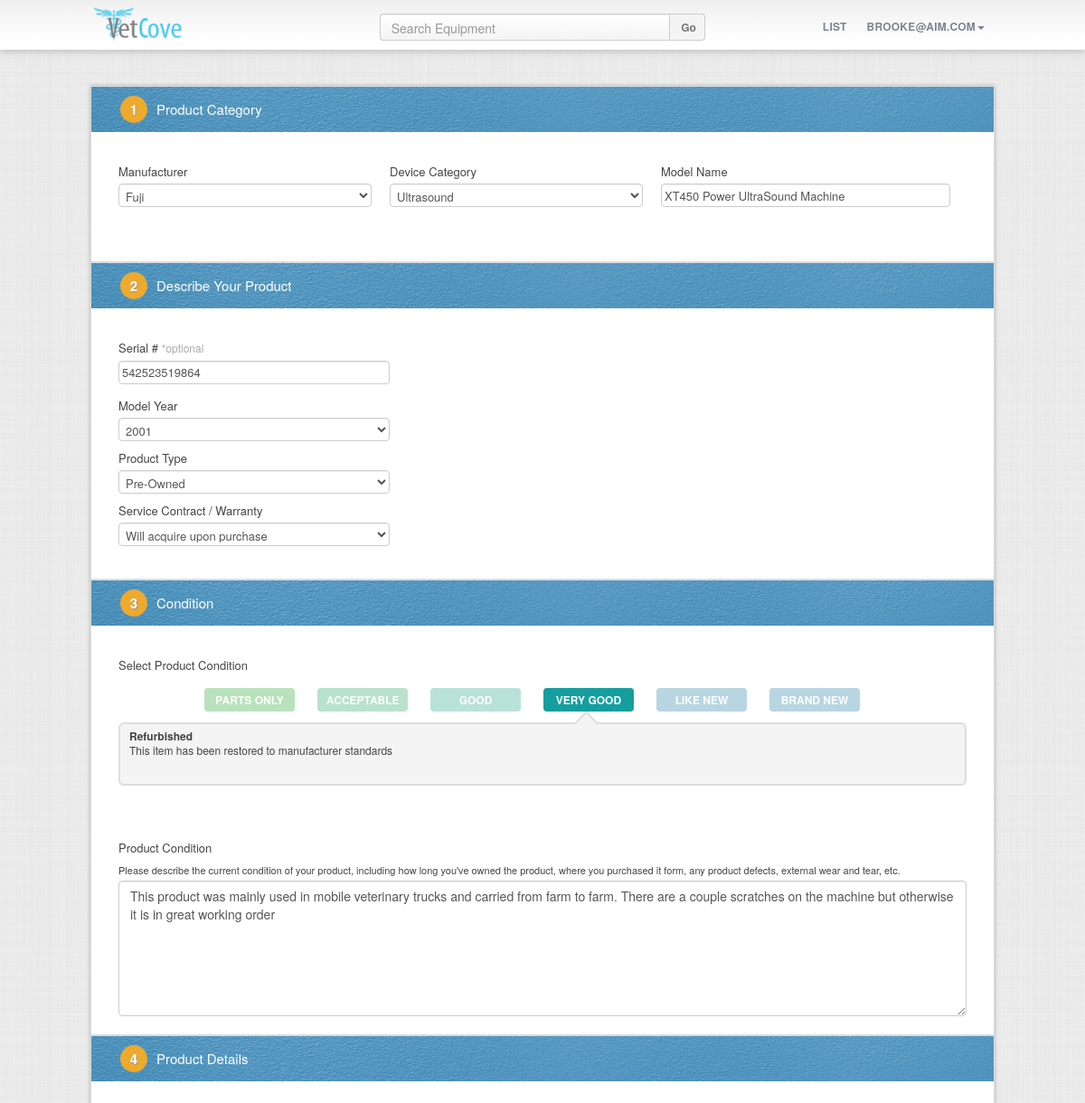
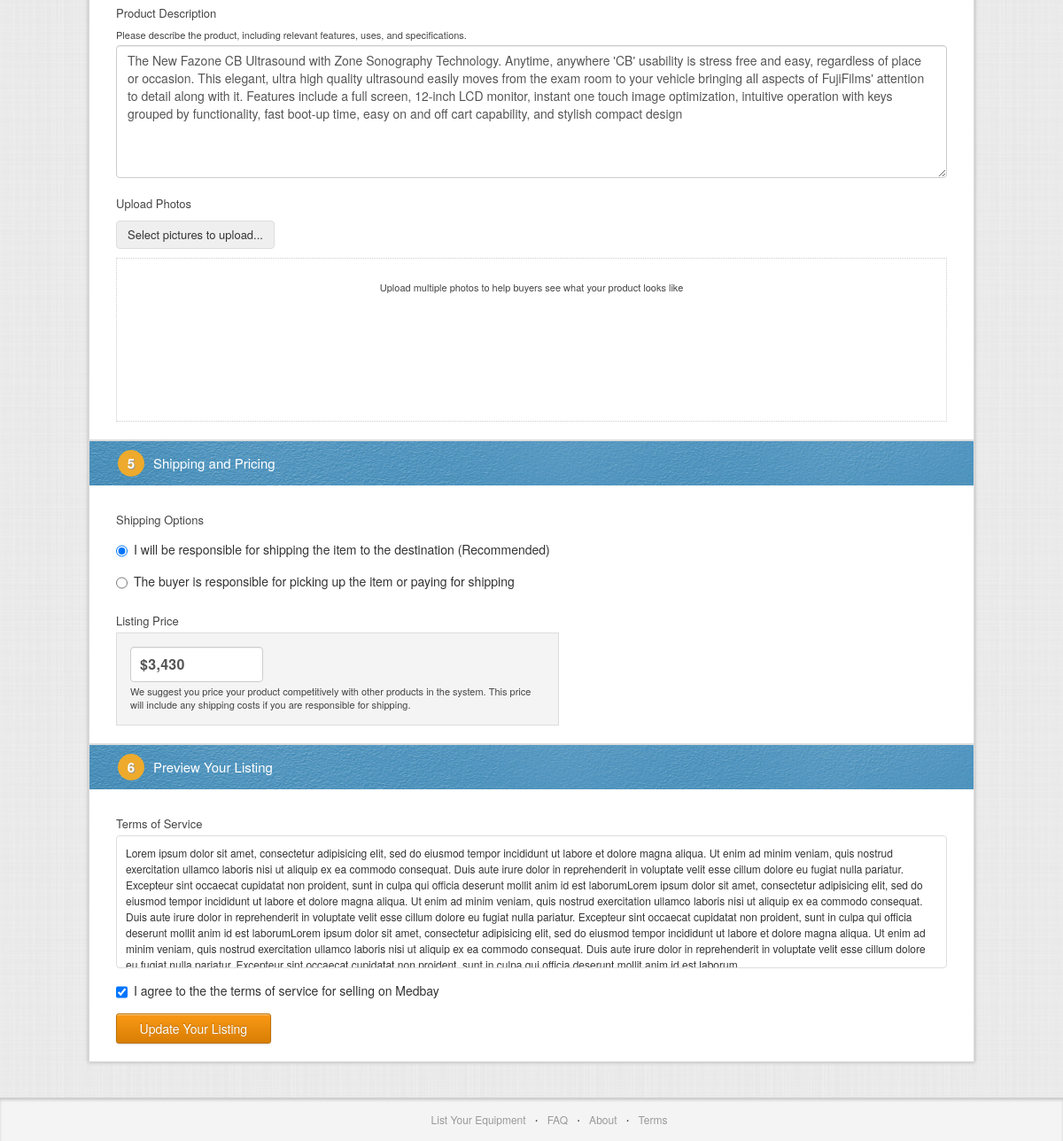
Screenshot of /edititem/1 (signed in) with the database file from the repository (2 pictures, top to bottom).
### deviceapp/models.py (models this page shows, shortened)
class Item(models.Model):
	user = models.ForeignKey(BasicUser)
	name = models.CharField(max_length=200)
	product = models.ForeignKey(Product,null=True,blank=True)
	devicecategory = models.ForeignKey(DeviceCategory)
	manufacturer = models.ForeignKey(Manufacturer)
	serialno = models.CharField(max_length=30,blank=True)
	year = models.IntegerField(max_length=4)
	TYPE_OPTIONS =  (
		('new', 'New'),
		('refurbished', 'Refurbished'),
		('preowned', 'Pre-Owned')
	)
	type = models.CharField(max_length=20, choices=TYPE_OPTIONS)
	dateacquired = models.DateField()
	CONTRACT_OPTIONS =  (
		('contractincluded', 'Service Contract Included'),
		('contractoptional', 'Service Contact Optional'),
		('contractnone', 'No Service Contract')
	)
	contract = models.CharField(max_length=30, choices=CONTRACT_OPTIONS)
	condition = models.IntegerField(max_length=1) #1 being parts only to 6 being brand new
	conditiondescription = models.TextField()
	productdescription = models.TextField()
	shippingincluded = models.BooleanField()
	price = models.FloatField(max_length=20)
	mainimage = models.ForeignKey(Image,null=True)
	LISTSTATUS_OPTIONS =  (
		('active', 'Active'),
		('inactive', 'Inactive'),
		('sold', 'Sold'),
		('deleted', 'Deleted')
	)
	liststatus = models.CharField(max_length=30, choices=LISTSTATUS_OPTIONS)
	savedcount = models.IntegerField()
	verified = models.BooleanField()
	listeddate = models.DateField(auto_now_add = True,blank=True)

### deviceapp/views.py (the view)
# urls.py: url(r'^edititem/(?P<itemid>\d+)','deviceapp.views.edititem'),
@login_required
def edititem(request,itemid):
	item = Item.objects.get(id=itemid)
	images = item.itemimage_set.all()
	imageids = []
	for img in images:
		imageids.append(img.id)
	item.imageids = imageids
	manufacturers = Manufacturer.objects.all()
	for mans in manufacturers:
		if item.manufacturer == mans:
			mans.active = True
	categories = DeviceCategory.objects.all()
	for cats in categories:
		if item.devicecategory == cats:
			cats.active = True
	return render_to_response('editlisting.html',{'manufacturers':manufacturers,'devicecategories':categories,'editing':True,'item':item},context_instance=RequestContext(request))

### deviceapp/models.py (called while the page is built)
	def __unicode__(self):
		return self.displayname

	def __unicode__(self):
		return self.displayname

### medapp/templates/editlisting.html (shortened to what this page needs)
{% extends 'base.html' %}
{% block headercss %}
<link href="{{STATIC_URL}}css/datepicker.css" rel="stylesheet" type="text/css" />
<link href="{{STATIC_URL}}css/productlist.css" rel="stylesheet" type="text/css" />
{% endblock %}
{% block content %}
{% include 'listbase.html' %}
{% endblock %}

### medapp/templates/base.html (shortened to what this page needs)
<!DOCTYPE html>
<html lang="en">
<head>
<link href="{{STATIC_URL}}css/bootstrap.min.css" rel="stylesheet" type="text/css" />
<link href="{{STATIC_URL}}css/buttons.css" rel="stylesheet" type="text/css" />
<link href="{{STATIC_URL}}css/base.css" rel="stylesheet" type="text/css" />
{% block headercss %}{% endblock %}
</head>
<body>
{% block header %}
<div class="navbar">
  <div class="contain">
	<div class="navbar-header">
	  <a class="navbar-brand" href="/" alt="medbay"><img src="{{STATIC_URL}}img/vetcove_logo.png" alt="Devicerock"/></a>
	</div>
	<div class="navbar-collapse collapse navbar-right">
	  <ul class="nav navbar-nav" id="menuitems">
		{% if user.is_authenticated %}
		<li><a href="/listintro">List</a></li>
		<li class="dropdown">
			<a href="#" class="dropdown-toggle" data-toggle="dropdown">{{user.username}}<b class="caret"></b></a>
		</li>
		{% else %}
		<li><a href="/signup">Join</a></li>
		<li><a href="/login">Login</a></li>
		<li id="listequipment"><a href="/listintro">List Equipment</a></li>
		{% endif %}
	  </ul>
	</div>
	<div id="desktopsearchbar" class="desktopsearchbar navbar-center">
		<form id="searchform" class="customsearchbar" action="/customsearch" method="get">
			<input name="q" id="searchinput" autocomplete="off" class="form-control" type="text" placeholder="Search Equipment"></input>
			<button type="submit" class="btn">Go</button>
		</form>
	</div>
  </div>
</div>
{% endblock %}
{% block content %}
{% endblock %}
{% block footer %}
<footer class="footer">
	<ul>
		<li><a href="/listintro">List Your Equipment</a></li>
		<li class="dot"> &#8901; </li>
		<li><a href="/faq">FAQ</a></li>
		<li class="dot"> &#8901; </li>
		<li><a href="#">About</a></li>
		<li class="dot"> &#8901; </li>
		<li><a href="#">Terms</a></li>
	</ul>
</footer>
{% endblock %}
</body>
</html>

### medapp/templates/listbase.html (shortened to what this page needs)
<div class="addcontainer">
 	<div class="slide slide1">
		<div class="slide-header">
			<p><span>1</span>Product Category</p>
		</div>
		<div class="slide-content productcategory">
			<div class="floatinput">
				<h3>Manufacturer</h3>
				<select id="inputmanufacturer" class="form-control smallinput">
					{% for man in manufacturers %}
					<option {%if man.active %}selected {% endif %} value="{{man.name}}">{{man.displayname}}</option>
					{% endfor %}
				</select>
			</div>
			<div class="floatinput">
				<h3>Device Category</h3>
				<select id="inputcategory" class="form-control smallinput">
					{% for cat in devicecategories %}
					<option {%if cat.active %}selected {% endif %} value="{{cat.name}}">{{cat.displayname}}</option>
					{% endfor %}
				</select>
			</div>
			<div class="floatinput">
				<h3>Model Name</h3>
				<input id="inputname" type="text" class="form-control " value="{{item.name}}"/>
			</div>
		</div>
	</div>
	<div class="slide slide2">
		<div class="slide-header">
			<p><span>2</span>Describe Your Product</p>
		</div>
		<div class="slide-content productcategory">
			<div class="clearinput">
				<h3>Serial # <span> *optional</span></h3>
				<input id="inputserialno" type="text" class="form-control smallinput" value="{{item.serialno}}"/>
			</div>
			<div class="clearinput">
				<h3>Model Year</h3>
				<select id="inputyear" class="form-control smallinput">
					<option value="{{item.year}}">{{item.year}}</option>
				</select>
			</div>
			<div class="clearinput">
				<h3>Product Type</h3>
				<select id="inputtype" class="form-control smallinput">
					<option {%if item.type == 'preowned'%}selected {% endif %} value='preowned'>Pre-Owned</option>
				</select>
			</div>
			<div class="clearinput">
				<h3>Service Contract / Warranty</h3>
				<select id="inputcontract" class="form-control smallinput">
					<option {%if item.contract == 'contractoptional'%}selected {% endif %}value='optional'>Will acquire upon purchase</option>
				</select>
			</div>
			<h3 style="margin-top: 30px;"></h3>
		</div>
	</div>
	<div class="slide slide3">
		<div class="slide-header">
			<p><span>3</span>Condition</p>
		</div>
		<div class="slide-content">
			<h3>Select Product Condition</h3>
			<div class="qualitybox">
				<div class="selectors">
					<div id="quality_1" class="qualitynumber quality1">Parts Only</div>
					<div id="quality_2" class="qualitynumber quality2">Acceptable</div>
					<div id="quality_3" class="qualitynumber quality3">Good</div>
					<div id="quality_4" class="qualitynumber quality4">Very Good</div>
					<div id="quality_5" class="qualitynumber quality5">Like New</div>
					<div id="quality_6" class="qualitynumber quality6">Brand New</div>
				</div>
				<div class="downarrow"></div>
				<div class="qualitydescription">
					<p></p>
				</div>
			</div>
			<h3 style="margin-top: 30px;">Product Condition</h3>
			<p class="subtext">Please describe the current condition of your product, including how long you've owned the product, where you purchased it form, any product defects, external wear and tear, etc.</p>
			<textarea id="inputconditiondescription" type="text" class="form-control">{{item.conditiondescription}}</textarea>
		</div>
	</div>
	<div class="slide slide4">
		<div class="slide-header">
			<p><span>4</span>Product Details</p>
		</div>
		<div class="slide-content">
			<h3 style="margin-top: 0px;">Product Description</h3>
			<p class="subtext">Please describe the product, including relevant features, uses, and specifications.</p>
			<textarea id="inputproductdescription" type="text" class="form-control" placeholder="">{{item.productdescription}}</textarea>
			<h3 style="margin-top: 10px;">Upload Photos</h3>
			<div class="imagecontainer">
				<span class="btn btn-success fileinput-button">
					<span>Select pictures to upload...</span>
				</span>
				<div id="imagepreview" class="itemview">
					<p id="noimages">Upload multiple photos to help buyers see what your product looks like</p>
				</div>
			</div>
		</div>
	</div>
	<div class="slide slide6">
		<div class="slide-header">
			<p><span>5</span>Shipping and Pricing</p>
		</div>
		<div class="slide-content">
			<h3 style="margin-top: 0px;">Shipping Options</h3>
			<div class="radio">
			  <label>
				<input type="radio" name="optionsRadios" id="shippingincluded" value="option1" {%if item.shippingincluded %}checked {% endif %}>
				I will be responsible for shipping the item to the destination (Recommended)
			  </label>
			</div>
			<div class="radio">
			  <label>
				<input type="radio" name="optionsRadios" id="shippingnotincluded" value="option2" {%if item.shippingincluded == False %}checked {% endif %}>
				The buyer is responsible for picking up the item or paying for shipping
			  </label>
			</div>
			<h3 style="margin-top: 0px;">Listing Price</h3>
			<div class="pricecontainer">
				<div class="listprice">
				{%load humanize %}
					<input id="inputprice" step="1" class="form-control" placeholder="Ex: 20000" value="${{item.price|floatformat|intcomma}}" />
					<p>We suggest you price your product competitively with other products in the system. This price will include any shipping costs if you are responsible for shipping. </p>
				</div>
			</div>
		</div>
	</div>
	<div class="slide slide6">
		<div class="slide-header">
			<p><span>6</span>Preview Your Listing</p>
		</div>
		<div class="slide-content">
			<h3 style="margin-top: 0px;">Terms of Service</h3>
			<div class="tos">Lorem ipsum dolor sit amet, consectetur adipisicing elit, sed do eiusmod tempor incididunt ut labore et dolore magna aliqua. Ut enim ad minim veniam, quis nostrud exercitation ullamco laboris nisi ut aliquip ex ea commodo consequat. Duis aute irure dolor in reprehenderit in voluptate velit esse cillum dolore eu fugiat nulla pariatur. Excepteur sint occaecat cupidatat non proident, sunt in culpa qui officia deserunt mollit anim id est laborumLorem ipsum dolor sit amet, consectetur adipisicing elit, sed do eiusmod tempor incididunt ut labore et dolore magna aliqua. Ut enim ad minim veniam, quis nostrud exercitation ullamco laboris nisi ut aliquip ex ea commodo consequat. Duis aute irure dolor in reprehenderit in voluptate velit esse cillum dolore eu fugiat nulla pariatur. Excepteur sint occaecat cupidatat non proident, sunt in culpa qui officia deserunt mollit anim id est laborumLorem ipsum dolor sit amet, consectetur adipisicing elit, sed do eiusmod tempor incididunt ut labore et dolore magna aliqua. Ut enim ad minim veniam, quis nostrud exercitation ullamco laboris nisi ut aliquip ex ea commodo consequat. Duis aute irure dolor in reprehenderit in voluptate velit esse cillum dolore eu fugiat nulla pariatur. Excepteur sint occaecat cupidatat non proident, sunt in culpa qui officia deserunt mollit anim id est laborum</div>
			<div class="checkbox">
				<label>
					<input id="termsagree" type="checkbox" {%if editing %} checked{% endif %}/>I agree to the the terms of service for selling on Medbay
				</label>
			</div>
			{% if editing %}
				<button id="edititem" name='submit' value='submit' class="button button-rounded button-highlight">Update Your Listing</button>
			{% else %}
				<button id="postitem" name='submit' value='submit' class="button button-rounded button-highlight">Create Your Free Listing!</button>
			{% endif %}
		</div>
	</div>
</div>

### medapp/static/css/buttons.css (style rules this page uses)
.button { -webkit-box-shadow: inset 0px 1px 0px rgba(255, 255, 255, 0.5), 0px 1px 2px rgba(0, 0, 0, 0.15); -moz-box-shadow: inset 0px 1px 0px rgba(255, 255, 255, 0.5), 0px 1px 2px rgba(0, 0, 0, 0.15); box-shadow: inset 0px 1px 0px rgba(255, 255, 255, 0.5), 0px 1px 2px rgba(0, 0, 0, 0.15); background-color: #eeeeee; background: -webkit-gradient(linear, 50% 0%, 50% 100%, color-stop(0%, #fbfbfb), color-stop(100%, #e1e1e1)); background: -webkit-linear-gradient(top, #fbfbfb, #e1e1e1); background: -moz-linear-gradient(top, #fbfbfb, #e1e1e1); background: -o-linear-gradient(top, #fbfbfb, #e1e1e1); background: linear-gradient(top, #fbfbfb, #e1e1e1); display: -moz-inline-stack; display: inline-block; vertical-align: middle; *vertical-align: auto; zoom: 1; *display: inline; border: 1px solid #d4d4d4; height: 32px; line-height: 32px; padding: 0px 25.6px; font-weight: 300; font-size: 14px; font-family: "Helvetica Neue Light", "Helvetica Neue", Helvetica, Arial, "Lucida Grande", sans-serif; color: #666666; text-shadow: 0 1px 1px white; margin: 0; text-decoration: none; text-align: center; }
input.button, button.button { height: 34px; cursor: pointer; }
.button-rounded { -webkit-border-radius: 3px; -moz-border-radius: 3px; -ms-border-radius: 3px; -o-border-radius: 3px; border-radius: 3px; }
.button-highlight { background: -webkit-gradient(linear, 50% 0%, 50% 100%, color-stop(0%, #fa9915), color-stop(100%, #d87e04)); background: -webkit-linear-gradient(top, #fa9915, #d87e04); background: -moz-linear-gradient(top, #fa9915, #d87e04); background: -o-linear-gradient(top, #fa9915, #d87e04); background: linear-gradient(top, #fa9915, #d87e04); background-color: #f18d05; border-color: #bf7004; color: white; text-shadow: 0 -1px 1px rgba(91, 53, 2, 0.35); }

### rows the page displays
Item: name "XT450 Power UltraSound Machine", serialno "542523519864", year "2001", type "Pre-Owned", contract "Will acquire upon purchase", conditiondescription "This product was mainly used in mobile veterinary trucks and carried from farm to farm. There are a couple scratches on the machine but otherwise it is in great working order", productdescription "The New Fazone CB Ultrasound with Zone Sonography Technology. Anytime, anywhere 'CB' usability is stress free and easy, regardless of place or occasion. This elegant, ultra high quality ultrasound easily moves from the exam room to your vehicle bringing all aspects of FujiFilms' attention to detail along with it. Features include a full screen, 12-inch LCD monitor, instant one touch image optimization, intuitive operation with keys grouped by functionality, fast boot-up time, easy on and off cart capability, and stylish compact design", shippingincluded "☑ I will be responsible for ship", shippingincluded "☐ The buyer is responsible for p", price "$3,430"

### other values shown
{{ user.username }} "BROOKE@AIM.COM"
form field value "Fuji"
form field value "Ultrasound"
